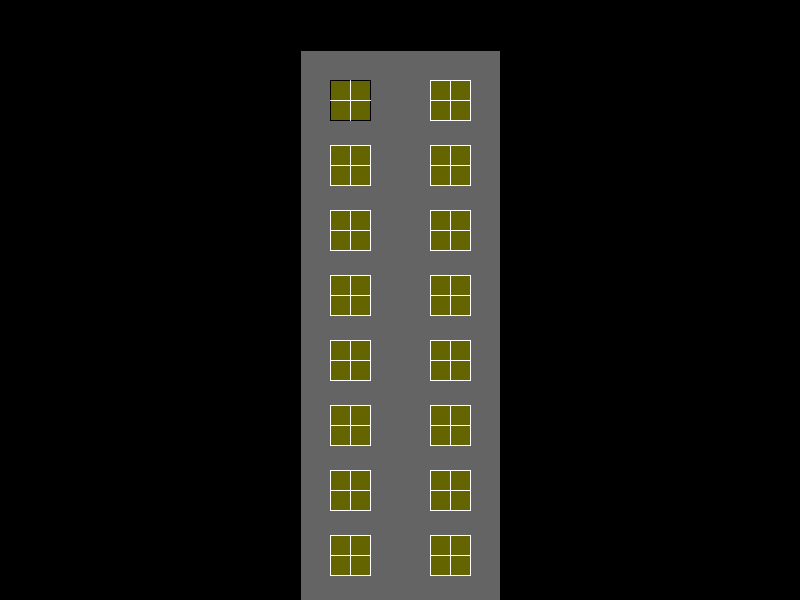
Frame 1 (no input)
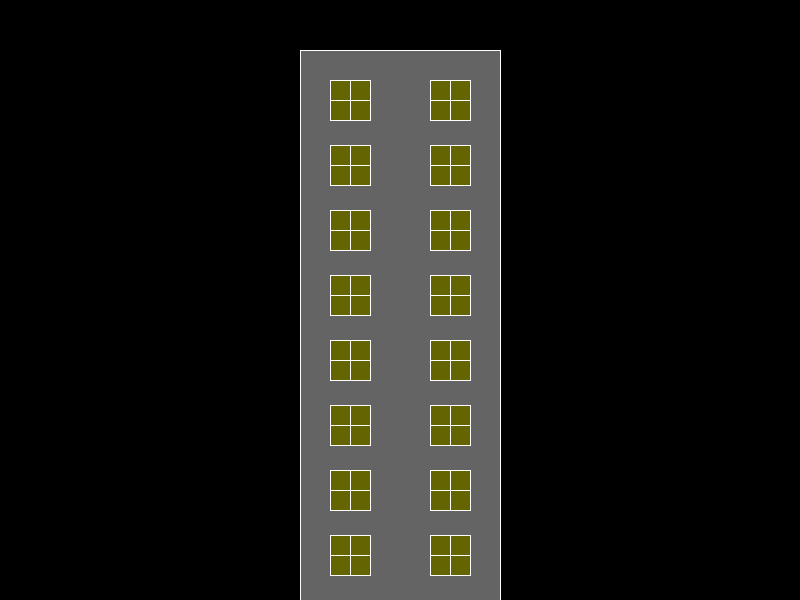
Frame 60 (the mouse pressed at the canvas centre just before this capture)
Frame 120 (the mouse held since frame 60 and released just before this capture): identical to frame 60, image omitted

The Processing sketch that drew these frames (run headless with seeded random() and noise(); from frame 60 on, the mouse is pressed at the canvas centre):

// Processing sketch: processing_162770
// ── processing_162770.pde

void setup() {
  size (800, 600);
}

void draw() {
  background(0);
  fill(100);
  rect(300, 50, 200, 550);
  int x = 350;
  int y = 100;
  println( mouseX+mouseY);


    while (y<height) {
      drawWindow(x, y);
      drawWindow(x+100, y);
      y= y+65;
    }
}

void drawWindow(int x, int y) {
  fill(100, 100, 0);
  rect(x-20, y-20, 40, 40);
  stroke(255);
  line(x-20, y, x+20, y);
  line(x, y+20, x, y-20);
}
